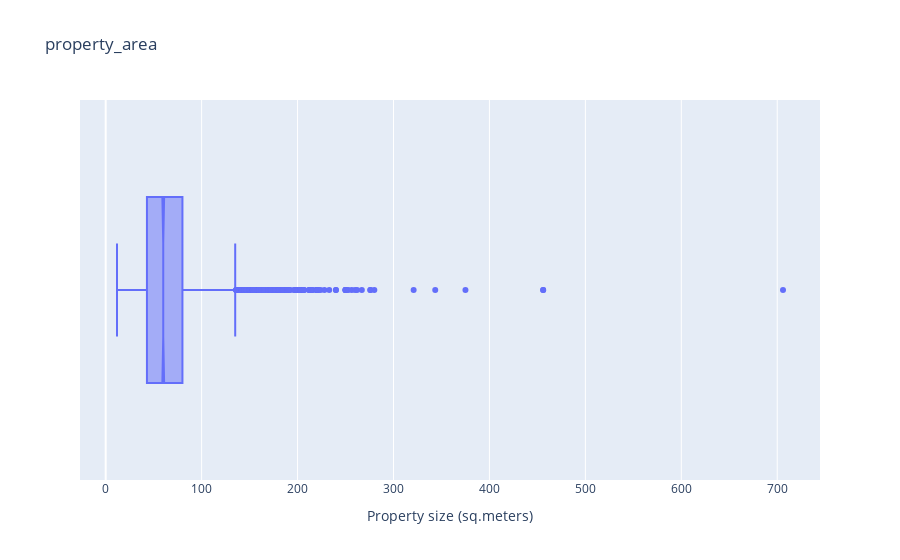

Write notebook code for a chart like this one.
### Markdown cell above
Let's take a closer look at property sizes.

### Code cell
fig = px.box(df[['property_area']], x= 'property_area', notched=True, title='property_area')
fig.update_layout(xaxis_title="Property size (sq.meters)", yaxis_title="")

### Figure 1 — Plotly figure (JSON) as saved in the notebook; plotly's stock layout.template omitted (floating-point values rounded to 4 significant figures; data arrays with more than 128 entries replaced by an {"elided": "..."} marker saying what was removed)
{"data": [{"alignmentgroup": "True", "hovertemplate": "property_area=%{x}<extra></extra>", "legendgroup": "", "marker": {"color": "#636efa"}, "name": "", "notched": true, "offsetgroup": "", "orientation": "h", "showlegend": false, "type": "box", "x": {"elided": "4071 float values"}, "x0": " ", "xaxis": "x", "y0": " ", "yaxis": "y"}], "layout": {"boxmode": "group", "legend": {"tracegroupgap": 0}, "title": {"text": "property_area"}, "xaxis": {"anchor": "y", "domain": [0, 1], "title": {"text": "Property size (sq.meters)"}}, "yaxis": {"anchor": "x", "domain": [0, 1], "title": {"text": ""}}}}
